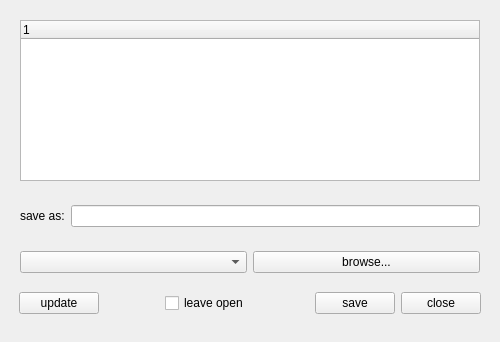
<?xml version="1.0" encoding="UTF-8"?>
<ui version="4.0">
 <author>Honglin Ye, National Radio Astronomy Observatory</author>
 <class>QtExportManager</class>
 <widget class="QWidget" name="QtExportManager">
  <property name="geometry">
   <rect>
    <x>0</x>
    <y>0</y>
    <width>500</width>
    <height>342</height>
   </rect>
  </property>
  <property name="maximumSize">
   <size>
    <width>99999</width>
    <height>99999</height>
   </size>
  </property>
  <property name="windowTitle">
   <string>Save Data -- Viewer</string>
  </property>
  <layout class="QVBoxLayout" name="verticalLayout">
   <item>
    <widget class="QFrame" name="topFrame_">
     <property name="sizePolicy">
      <sizepolicy hsizetype="Preferred" vsizetype="Preferred">
       <horstretch>0</horstretch>
       <verstretch>2</verstretch>
      </sizepolicy>
     </property>
     <property name="frameShape">
      <enum>QFrame::NoFrame</enum>
     </property>
     <property name="frameShadow">
      <enum>QFrame::Raised</enum>
     </property>
     <layout class="QGridLayout" name="gridLayout">
      <item row="0" column="0">
       <widget class="QTreeWidget" name="treeWidget_">
        <property name="sizePolicy">
         <sizepolicy hsizetype="Preferred" vsizetype="Preferred">
          <horstretch>0</horstretch>
          <verstretch>0</verstretch>
         </sizepolicy>
        </property>
        <property name="minimumSize">
         <size>
          <width>260</width>
          <height>140</height>
         </size>
        </property>
        <property name="indentation">
         <number>16</number>
        </property>
        <column>
         <property name="text">
          <string>1</string>
         </property>
        </column>
       </widget>
      </item>
     </layout>
    </widget>
   </item>
   <item>
    <widget class="QFrame" name="midFrame_">
     <property name="frameShape">
      <enum>QFrame::NoFrame</enum>
     </property>
     <property name="frameShadow">
      <enum>QFrame::Raised</enum>
     </property>
     <layout class="QHBoxLayout" name="horizontalLayout_2">
      <item>
       <widget class="QLabel" name="dirLabel_">
        <property name="text">
         <string>save as:</string>
        </property>
       </widget>
      </item>
      <item>
       <widget class="QLineEdit" name="dirLineEdit_"/>
      </item>
     </layout>
    </widget>
   </item>
   <item>
    <widget class="QFrame" name="exportFrame_">
     <property name="sizePolicy">
      <sizepolicy hsizetype="Minimum" vsizetype="Minimum">
       <horstretch>0</horstretch>
       <verstretch>0</verstretch>
      </sizepolicy>
     </property>
     <property name="frameShape">
      <enum>QFrame::NoFrame</enum>
     </property>
     <property name="frameShadow">
      <enum>QFrame::Raised</enum>
     </property>
     <property name="lineWidth">
      <number>1</number>
     </property>
     <layout class="QHBoxLayout" name="horizontalLayout">
      <item>
       <widget class="QComboBox" name="formatBox_"/>
      </item>
      <item>
       <widget class="QPushButton" name="browseButton_">
        <property name="text">
         <string>browse...</string>
        </property>
       </widget>
      </item>
     </layout>
    </widget>
   </item>
   <item>
    <widget class="QFrame" name="bottomFrame_">
     <property name="frameShape">
      <enum>QFrame::NoFrame</enum>
     </property>
     <property name="frameShadow">
      <enum>QFrame::Raised</enum>
     </property>
     <layout class="QHBoxLayout">
      <property name="leftMargin">
       <number>8</number>
      </property>
      <property name="topMargin">
       <number>0</number>
      </property>
      <property name="rightMargin">
       <number>8</number>
      </property>
      <property name="bottomMargin">
       <number>12</number>
      </property>
      <item>
       <widget class="QPushButton" name="updateButton_">
        <property name="text">
         <string>update</string>
        </property>
       </widget>
      </item>
      <item>
       <spacer>
        <property name="orientation">
         <enum>Qt::Horizontal</enum>
        </property>
        <property name="sizeHint" stdset="0">
         <size>
          <width>16</width>
          <height>31</height>
         </size>
        </property>
       </spacer>
      </item>
      <item>
       <widget class="QCheckBox" name="leaveOpen_">
        <property name="enabled">
         <bool>true</bool>
        </property>
        <property name="text">
         <string>leave open</string>
        </property>
        <property name="checked">
         <bool>false</bool>
        </property>
       </widget>
      </item>
      <item>
       <spacer>
        <property name="orientation">
         <enum>Qt::Horizontal</enum>
        </property>
        <property name="sizeHint" stdset="0">
         <size>
          <width>40</width>
          <height>20</height>
         </size>
        </property>
       </spacer>
      </item>
      <item>
       <widget class="QPushButton" name="saveButton_">
        <property name="text">
         <string>save</string>
        </property>
       </widget>
      </item>
      <item>
       <widget class="QPushButton" name="cancelButton_">
        <property name="text">
         <string>close</string>
        </property>
       </widget>
      </item>
     </layout>
    </widget>
   </item>
  </layout>
 </widget>
 <tabstops>
  <tabstop>dirLineEdit_</tabstop>
  <tabstop>treeWidget_</tabstop>
 </tabstops>
 <resources/>
 <connections>
  <connection>
   <sender>cancelButton_</sender>
   <signal>clicked()</signal>
   <receiver>QtExportManager</receiver>
   <slot>close()</slot>
   <hints>
    <hint type="sourcelabel">
     <x>370</x>
     <y>286</y>
    </hint>
    <hint type="destinationlabel">
     <x>376</x>
     <y>293</y>
    </hint>
   </hints>
  </connection>
  <connection>
   <sender>updateButton_</sender>
   <signal>clicked()</signal>
   <receiver>treeWidget_</receiver>
   <slot>reset()</slot>
   <hints>
    <hint type="sourcelabel">
     <x>186</x>
     <y>286</y>
    </hint>
    <hint type="destinationlabel">
     <x>133</x>
     <y>144</y>
    </hint>
   </hints>
  </connection>
  <connection>
   <sender>dirLineEdit_</sender>
   <signal>returnPressed()</signal>
   <receiver>treeWidget_</receiver>
   <slot>reset()</slot>
   <hints>
    <hint type="sourcelabel">
     <x>203</x>
     <y>24</y>
    </hint>
    <hint type="destinationlabel">
     <x>204</x>
     <y>65</y>
    </hint>
   </hints>
  </connection>
 </connections>
</ui>
